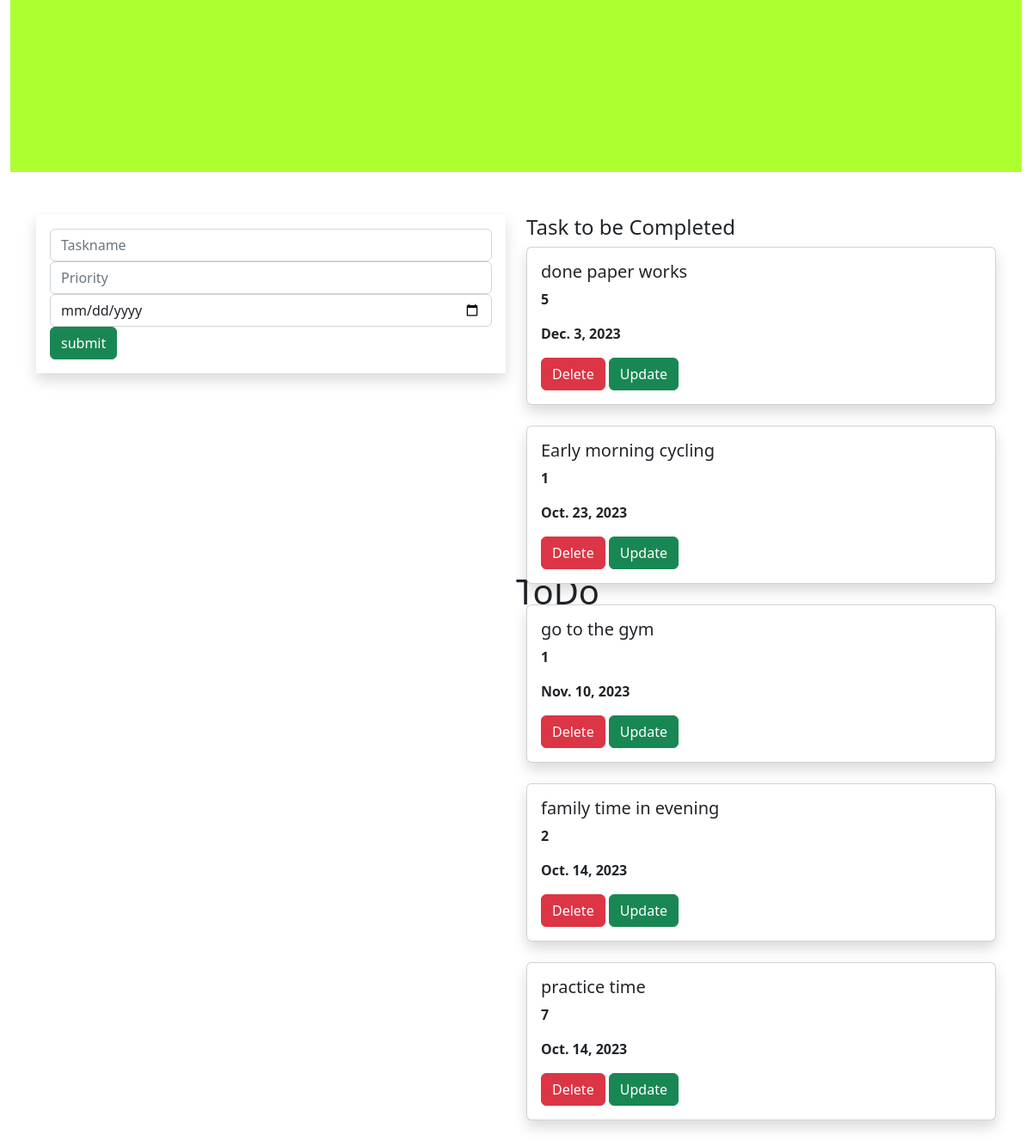
The page / on the database its author committed.
### todoapp/models.py (models this page shows, shortened)
class Task(models.Model):
    name=models.CharField(max_length=250)
    priority=models.IntegerField()
    date=models.DateField()

### todoapp/views.py (the view)
# urls.py: path('',views.add,name='add'),
def add(request):
    task1= Task.objects.all()
    if request.method=='POST':
        name=request.POST.get('task','')
        priority=request.POST.get('priority','')
        date = request.POST.get('date', '')
        task=Task(name=name,priority=priority,date=date)
        task.save()
    return render(request,'home.html',{'task1':task1})

### templates/home.html (shortened to what this page needs)
{% extends 'base.html' %}
{% block content %}
<div class="container-fluid">
    <div class="row">
        <div class="col-md-12">
            <div class="banner">
                <div class="banner-text">
                    <h1>ToDo</h1>
                </div>
            </div>
        </div>
    </div>
</div>
<div class="container">
    <div class="row">
        <div class="col-md-6">
        <form method="POST" class="p-3 shadow">
            <div class="form-group">
    <input type="text" class="form-control" name="task" placeholder="Taskname">
</div>
<div class="form-group">
    <input type="text" class="form-control" name="priority" placeholder="Priority">
</div>
  <div class="form-group">
    <input type="date" class="form-control" name="date" placeholder="Enter your date">
</div>
            <input type="submit" value="submit" class="btn btn-success">
            </form>
    </div>
    <div class="col-md-6">
        <h4>Task to be Completed</h4>
        {% for i in task1 %}
        <div class="shadow card">
            <div class="card-body">
                <h5 class="card-title">{{i.name}}</h5>
                <p><b>{{i.priority}}</b></p>
                <p><b>{{i.date}}</b></p>
                <a class="btn btn-danger" href="{% url 'delete' i.id %}">Delete</a>
                <a class="btn btn-success" href="{% url 'update' i.id %}">Update</a>
            </div>
        </div>
        <br>
        {% endfor %}
    </div>
</div>
</div>
{% endblock %}

### templates/base.html (shortened to what this page needs)
{% load static %}
<!DOCTYPE html>
<html lang="en">
<head>
    <link rel="stylesheet" href="https://cdn.jsdelivr.net/npm/bootstrap@5.2.3/dist/css/bootstrap.min.css">
    <link rel="stylesheet" href="{% static 'style.css'%}">
</head>
<body>
{% block content %}
{% endblock %}
</body>
</html>

### static/style.css (style rules this page uses)
.banner { background-color:greenyellow; width:100%; height:200px; margin-bottom:50px; }
.banner-text { top:50%; left:50%; position:absolute; transform:transform; }

### rows shown on the page
Task: name "done paper works", priority "5", date "Dec. 3, 2023"
Task: name "Early morning cycling", priority "1", date "Oct. 23, 2023"
Task: name "go to the gym", priority "1", date "Nov. 10, 2023"
Task: name "family time in evening", priority "2", date "Oct. 14, 2023"
Task: name "practice time", priority "7", date "Oct. 14, 2023"
